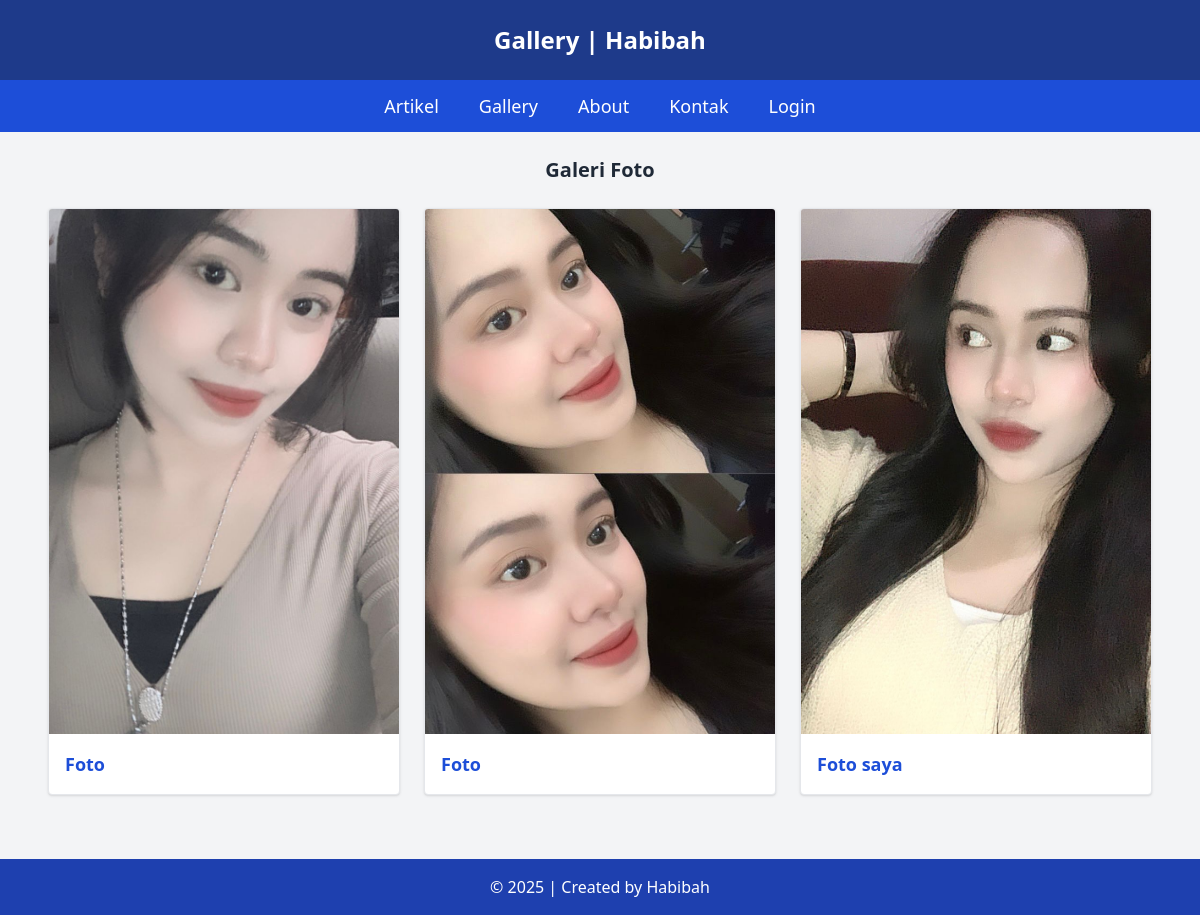
/gallery.php, run on the app's committed database.
### tables this page shows
CREATE TABLE `tbl_gallery` (
  `id_gallery` int(5) NOT NULL,
  `judul` varchar(255) NOT NULL,
  `foto` varchar(255) NOT NULL
);

### gallery.php (the view, shortened to what this page needs)
<?php include "koneksi.php";
$ip = $_SERVER['REMOTE_ADDR'];
$tanggal = date('Y-m-d');
$cek = mysqli_query($db, "SELECT * FROM tbl_pengunjung WHERE ip_address='$ip' AND tanggal='$tanggal'");
if (mysqli_num_rows($cek) == 0) {
    mysqli_query($db, "INSERT INTO tbl_pengunjung (ip_address, tanggal) VALUES ('$ip', '$tanggal')");
} ?>
<!DOCTYPE html>
<html lang="en">
<head>
    <script src="https://cdn.tailwindcss.com"></script>
</head>
<body class="bg-gray-100 text-gray-800 font-sans">
    <header class="bg-blue-900 text-white text-center p-6 text-2xl font-bold">
        Gallery | Habibah
    </header>
    <nav class="bg-blue-700 text-white py-3">
        <ul class="flex justify-center space-x-10 font-medium text-lg">
            <li><a href="index.php" class="hover:underline">Artikel</a></li>
            <li><a href="gallery.php" class="hover:underline">Gallery</a></li>
            <li><a href="about.php" class="hover:underline">About</a></li>
            <li><a href="kontak.php" class="hover:underline">Kontak</a></li>
            <?php if (isset($_SESSION['username'])) : ?>
                <li class="hover:underline">👤 <?= htmlspecialchars($_SESSION['username']) ?></li>
                <li><a href="admin/logout.php" class="hover:underline text-red-300">Logout</a></li>
            <?php else : ?>
                <li><a href="admin/login.php" class="hover:underline">Login</a></li>
            <?php endif; ?>
        </ul>
    </nav>
    <main class="max-w-6xl mx-auto p-6">
        <h2 class="text-xl font-bold mb-6 text-center">Galeri Foto</h2>
        <div class="grid grid-cols-1 sm:grid-cols-2 md:grid-cols-3 gap-6">
            <?php
            $sql = "SELECT * FROM tbl_gallery ORDER BY id_gallery DESC";
            $query = mysqli_query($db, $sql);
            while ($data = mysqli_fetch_array($query)) {
                echo "<div class='bg-white border rounded shadow overflow-hidden'>";
                echo "<img src='images/{$data['foto']}' class='w-full aspect-[2/3] object-cover' alt='Gambar'>";
                echo "<div class='p-4'>";
                echo "<h3 class='text-lg font-semibold text-blue-700'>" .
                    htmlspecialchars($data['judul']) . "</h3>";
                echo "</div></div>";
            }
            ?>
        </div>
    </main>
    <footer class="bg-blue-800 text-white text-center py-4 mt-10">
        &copy; <?php echo date('Y'); ?> | Created by Habibah
    </footer>
</body>
</html>

### data on the page
tbl_gallery: foto (picture), judul "Foto"
tbl_gallery: foto (picture), judul "Foto"
tbl_gallery: foto (picture), judul "Foto saya"
